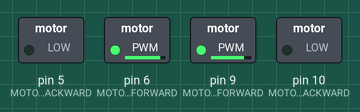
The sketch below on a simulated Arduino Uno, built with avr-gcc and run on an emulated ATmega328P. On the bench: switched loads named in the sketch (green lamp = pin HIGH).

Above: at 0.1 s.
Timing chart, 0 to 1.6 s (numbered marks = the images above):
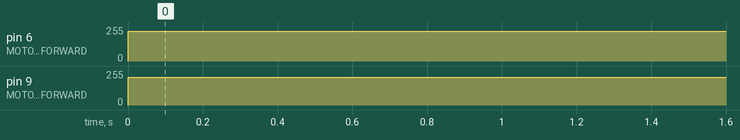

The sketch:

Forward_for_pin_test.ino
```cpp
#define MOTOR_LEFT_FORWARD    9 // connected to A1
#define MOTOR_RIGHT_FORWARD   6 // connected to B2
#define MOTOR_LEFT_BACKWARD   5 // connected to A2
#define MOTOR_RIGHT_BACKWARD  10 // connected to B1
void setup() {
    pinMode(MOTOR_LEFT_FORWARD, OUTPUT);
    pinMode(MOTOR_RIGHT_FORWARD, OUTPUT);
    pinMode(MOTOR_LEFT_BACKWARD, OUTPUT);
    pinMode(MOTOR_RIGHT_BACKWARD, OUTPUT);

}

void loop() {
    analogWrite(MOTOR_LEFT_FORWARD, 210);
    analogWrite(MOTOR_RIGHT_FORWARD, 225);
    analogWrite(MOTOR_LEFT_BACKWARD, 0);
    analogWrite(MOTOR_RIGHT_BACKWARD, 0);
}
```

Measured:
- by itself, pin 6 (MOTOR_RIGHT_FORWARD): 0/255 → 225/255 at 0.00 s
- by itself, pin 9 (MOTOR_LEFT_FORWARD): 0/255 → 210/255 at 0.00 s
